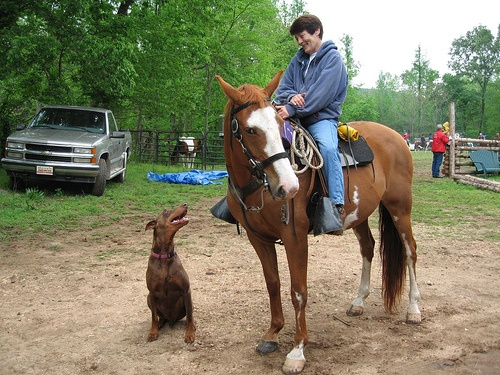
#> input picture 01.基础知识/08.图片处理/data/02.jpg, 500 x 375 px, found by its file name
$ jupyter execute '01.基础知识.09.图片处理-02.滤波.ipynb'   (older library calls are emulated)
#> lines starting #> are read from the running program, lines starting #| are printed output that depends on the picture
图片处理之滤波
===

# 1.噪声

# 1.1.什么是噪声
如果你把图像看作信号，那么噪声就是干扰信号。我们在采集图像时可能因为各种各样的干扰而引入图像噪声。我们可以把图像看作一个函数，那么带有噪声的图像，就可以看作是原始图像函数与噪声函数相加的和。
$$f(x, y) = I(x, y) + noise$$

## 1.2.噪声的分类
基本上噪声分为高斯噪声和椒盐噪声
- 高斯噪声(Gaussian noise)是指它的概率密度函数服从高斯分布的一类噪声。如果一个噪声，它的幅度分布服从高斯分布，而它的功率谱密度又是均匀分布的，则称它为高斯白噪声。
- 椒盐噪声(salt and pepper noise)。因为图像的像素点由于噪声影响随机变成了黑点(dark spot)或白点(white spot)，很想外国的“胡椒”，胡椒是黑色的，盐是白色的

[cell 1]
import cv2
import matplotlib.pyplot as plt
import skimage.util as su

img = cv2.imread("Images/01/09/02.jpg")
#> img is the input picture: shape (375, 500, 3); mean B, G, R 101, 127.1, 128.4
img = cv2.cvtColor(img, cv2.COLOR_BGR2RGB)
row, column, channel = img.shape
#> row = 375; column = 500; channel = 3

plt.figure(figsize=(10,5), facecolor='w')
plt.subplot(2, 3, 1)
plt.imshow(img)

plt.subplot(2, 3, 2)
plt.imshow(su.random_noise(img, mode='gaussian'))

plt.subplot(2, 3, 3)
plt.imshow(su.random_noise(img, mode='salt', amount=0.05))

plt.subplot(2, 3, 4)
plt.imshow(su.random_noise(img, mode='pepper', amount=0.01))

plt.subplot(2, 3, 5)
plt.imshow(su.random_noise(img, mode='s&p'))

plt.subplot(2, 3, 6)
plt.imshow(su.random_noise(img, mode='speckle'))

# 2.高斯滤波 - 去除噪声
高斯滤波器是一种可以使图像平滑的滤波器，用于去除噪声。可用于去除噪声的滤波器还有中值滤波器，平滑滤波器、LoG滤波器

高斯滤波器将重心像素周围的像素按照高斯分布加权平均进行平滑化。这样的（二维）权值通常被称为卷积核或者滤波器。但是，由于图像的长宽可能不是滤波器大小的整数倍，因此我们需要在图像的边缘补0。这种方法称作Zero Padding。并且权值（卷积核）要进行归一化操作($\sum g = 1$)。权值$g(x,y,s)=\frac{1}{s \times \sqrt{2\pi} \times e^{-\frac{x^2+y^2}{2 \times s^2}}}$

标准差s=1.3的8近邻高斯滤波器如下
$$
K=\frac{1}{16} \times \begin{bmatrix}
1&2&1 \\
2&4&2 \\
1&2&1
\end{bmatrix}
$$

[cell 2]
import cv2
import matplotlib.pyplot as plt
import skimage.util as su
import numpy as np


img = cv2.imread("Images/01/09/02.jpg")
img = cv2.cvtColor(img, cv2.COLOR_BGR2RGB)

def gaussian_filter(img, K_Size = 3, sigma=1.3):
#> called with K_Size = 3, sigma = 1.3
    if len(img.shape) == 3:
        H, W, C = img.shape
#> H = 375; W = 500; C = 3
    else:
        img = np.expand_dims(img, axis=-1)
        H, W, C = img.shape

	## Zero padding
    pad = K_Size // 2
    out_filter = np.zeros((H + pad * 2, W + pad * 2, C), dtype=np.float)
    out_filter[pad: pad + H, pad: pad + W] = img.copy().astype(np.float)

    ## prepare Kernel
    K = np.zeros((K_Size, K_Size), dtype=np.float)
    for x in range(-pad, -pad + K_Size):
        for y in range(-pad, -pad + K_Size):
            K[y + pad, x + pad] = np.exp( -(x ** 2 + y ** 2) / (2 * (sigma ** 2)))
    K /= (2 * np.pi * sigma * sigma)
    K /= K.sum()

    tmp = out_filter.copy()

    # filtering
    for y in range(H):
        for x in range(W):
            for c in range(C):
                out_filter[pad + y, pad + x, c] = np.sum(K * tmp[y: y + K_Size, x: x + K_Size, c])
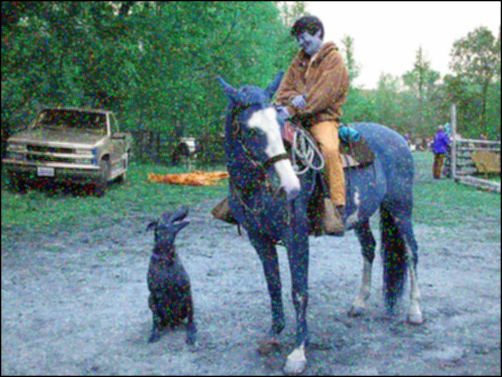
#> out_filter: shape (377, 502, 3) float64; mean of channels 0, 1, 2 133.1, 131.9, 107.3; drawn as B, G, R
    out_filter = np.clip(out_filter, 0, 255)
    out_filter = out_filter[pad: pad + H, pad: pad + W].astype(np.uint8)
#> out_filter: shape (375, 500, 3)

    return out_filter

plt.figure(figsize=(10,5), facecolor='w')
plt.subplot(1, 3, 1)
plt.imshow(img)

plt.subplot(1, 3, 2)
out = su.random_noise(img, mode='salt')
plt.imshow(out)

out_filter = gaussian_filter(out * 255)
plt.subplot(1, 3, 3)
plt.imshow(out_filter)

# 3.中值滤波
中值滤波器是一种可以使图像平滑的滤波器。这种滤波器用滤波器范围内(3x3)像素点的中值进行滤波，在这里也采用Zero Padding

[cell 3]
import cv2
import matplotlib.pyplot as plt
import skimage.util as su
import numpy as np


img = cv2.imread("Images/01/09/02.jpg")
img = cv2.cvtColor(img, cv2.COLOR_BGR2RGB)

def median_filter(img, K_Size = 3):
#> called with K_Size = 3
    H, W, C = img.shape
#> H = 375; W = 500; C = 3

    ## Zero padding
    pad = K_Size // 2
    out = np.zeros((H + pad*2, W + pad*2, C), dtype=np.float)
    out[pad:pad+H, pad:pad+W] = img.copy().astype(np.float)
#> out: shape (377, 502, 3) float64

    tmp = out.copy()

    # filtering
    for y in range(H):
        for x in range(W):
            for c in range(C):
                out[pad+y, pad+x, c] = np.median(tmp[y:y+K_Size, x:x+K_Size, c])
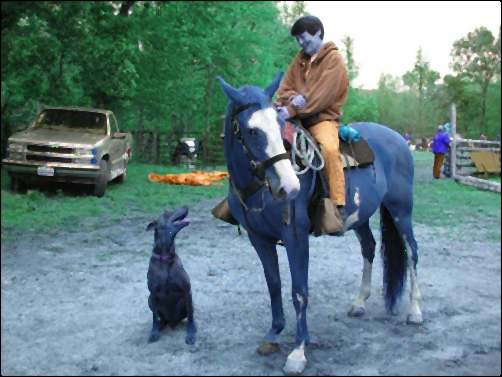
#> out: shape (377, 502, 3) float64; mean of channels 0, 1, 2 128.3, 127, 101; drawn as B, G, R

    out = out[pad:pad+H, pad:pad+W].astype(np.uint8)
#> out: shape (375, 500, 3)

    return out

plt.figure(figsize=(10,5), facecolor='w')
plt.subplot(1, 3, 1)
plt.imshow(img)

plt.subplot(1, 3, 2)
out = su.random_noise(img, mode='salt')
plt.imshow(out)

out_filter = median_filter(out * 255)
plt.subplot(1, 3, 3)
plt.imshow(out_filter)

# 4.均值滤波器
均值滤波器是一种可以使图像平滑的滤波器。这种滤波器用滤波器范围内(3x3)像素点的均值进行滤波，在这里也采用Zero Padding

[cell 4]
import cv2
import matplotlib.pyplot as plt
import numpy as np


img = cv2.imread("Images/01/09/02.jpg")
img = cv2.cvtColor(img, cv2.COLOR_BGR2RGB)

def mean_filter(img, K_Size = 3):
#> called with K_Size = 3
    H, W, C = img.shape
#> H = 375; W = 500; C = 3

    ## Zero padding
    pad = K_Size // 2
    out = np.zeros((H + pad*2, W + pad*2, C), dtype=np.float)
    out[pad:pad+H, pad:pad+W] = img.copy().astype(np.float)
#> out: shape (377, 502, 3) float64

    tmp = out.copy()

    # filtering
    for y in range(H):
        for x in range(W):
            for c in range(C):
                out[pad+y, pad+x, c] = np.mean(tmp[y:y+K_Size, x:x+K_Size, c])

    out = out[pad:pad+H, pad:pad+W].astype(np.uint8)
#> out: shape (375, 500, 3)

    return out

plt.figure(figsize=(10,5), facecolor='w')
plt.subplot(1, 2, 1)
plt.imshow(img)

out_filter = mean_filter(img)
plt.subplot(1, 2, 2)
plt.imshow(out_filter)

# 5.Motion滤波

Motion Filter取对角线方向的像素的平均值，卷积核为$\begin{bmatrix}
\frac{1}{3}&0&0 \\
0&\frac{1}{3}&0 \\
0&0&\frac{1}{3}
\end{bmatrix}$

[cell 5]
import cv2
import matplotlib.pyplot as plt
import numpy as np


img = cv2.imread("Images/01/09/02.jpg")
img = cv2.cvtColor(img, cv2.COLOR_BGR2RGB)

def motion_filter(img, K_Size = 3):
#> called with K_Size = 3
    H, W, C = img.shape
#> H = 375; W = 500; C = 3

    K = np.diag([1] * K_Size).astype(np.float)
    K /= K_Size

    ## Zero padding
    pad = K_Size // 2
    out = np.zeros((H + pad*2, W + pad*2, C), dtype=np.float)
    out[pad:pad+H, pad:pad+W] = img.copy().astype(np.float)

    tmp = out.copy()

    # filtering
    for y in range(H):
        for x in range(W):
            for c in range(C):
                out[pad+y, pad+x, c] = np.sum(K * tmp[y:y+K_Size, x:x+K_Size, c])
#> out: shape (377, 502, 3) float64

    out = out[pad:pad+H, pad:pad+W].astype(np.uint8)
#> out: shape (375, 500, 3)

    return out

plt.figure(figsize=(10,5), facecolor='w')
plt.subplot(1, 2, 1)
plt.imshow(img)

out_filter = motion_filter(img)
plt.subplot(1, 2, 2)
plt.imshow(out_filter)

# 6.MAX-MIN滤波器

MAX-MIN滤波器使用网格内像素的最大值和最小值的差值对网格内像素重新赋值。

通常用于边缘检测。边缘检测用于检测图像中的线。像这样提取图像中的信息的操作被称为特征提取。边缘检测通常在灰度图像上进行

[cell 6]
import cv2
import numpy as np
import matplotlib.pyplot as plt

# Read image
img = cv2.imread("Images/01/09/02.jpg")

b = img[:, :, 0].copy()
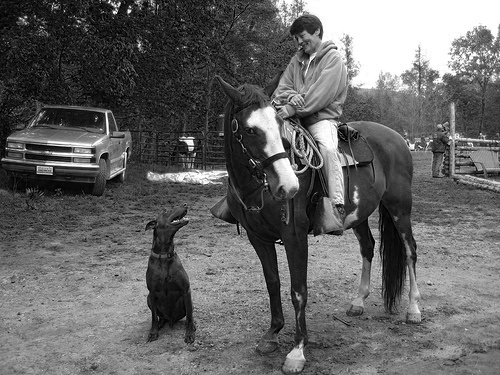
#> b: shape (375, 500); min 0, max 255, mean 101
g = img[:, :, 1].copy()
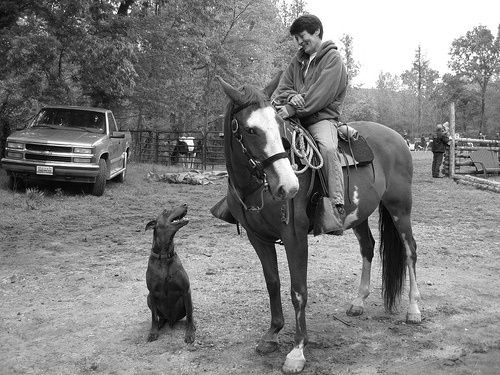
#> g: shape (375, 500); min 0, max 255, mean 127.1
r = img[:, :, 2].copy()
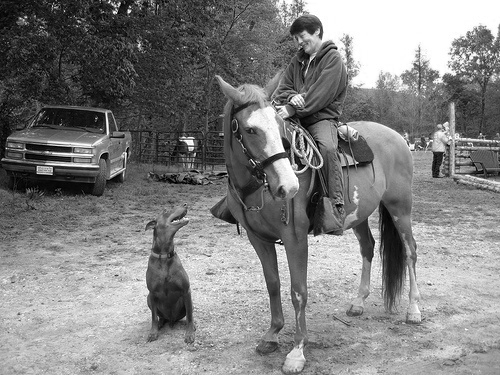
#> r: shape (375, 500); min 0, max 255, mean 128.4

# Gray scale
out = 0.2126 * r + 0.7152 * g + 0.0722 * b
#> out: shape (375, 500) float64
out = out.astype(np.uint8)

def max_min_filter(img, K_size=3):
#> called with K_size = 3
	H, W = img.shape

	## Zero padding
	pad = K_size // 2
	out = np.zeros((H + pad * 2, W + pad * 2), dtype=np.float)
	out[pad: pad + H, pad: pad + W] = img.copy().astype(np.float)
#> out: shape (377, 502) float64
	tmp = out.copy()

	# filtering
	for y in range(H):
		for x in range(W):
			out[pad + y, pad + x] = np.max(tmp[y: y + K_size, x: x + K_size]) - np.min(tmp[y: y + K_size, x: x + K_size])
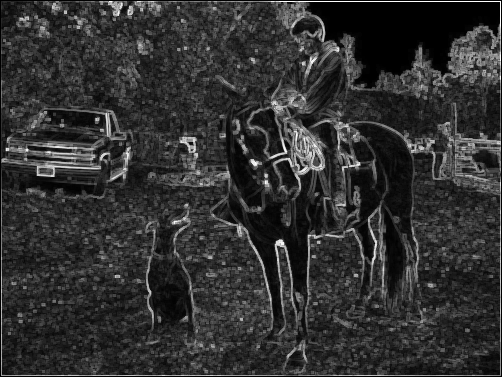
#> out: shape (377, 502) float64; min 0, max 254, mean 48.9

	out = out[pad: pad + H, pad: pad + W].astype(np.uint8)
#> out: shape (375, 500)

	return out

plt.figure(figsize=(10,5), facecolor='w')
plt.subplot(1, 3, 1)
show_img1 = cv2.cvtColor(img, cv2.COLOR_BGR2RGB)
plt.imshow(show_img1)

plt.subplot(1, 3, 2)
show_img2 = cv2.cvtColor(out, cv2.COLOR_BGR2RGB)
plt.imshow(show_img2)

plt.subplot(1, 3, 3)
out = max_min_filter(out)
show_img2 = cv2.cvtColor(out, cv2.COLOR_BGR2RGB)
plt.imshow(show_img2)

# 7.微分滤波器
微分滤波器对图像亮度急剧变化的边缘有提取效果，可以获得邻接像素的差值。纵向使用$\begin{bmatrix}
0&-1&0 \\
0&1&0 \\
0&0&0
\end{bmatrix}$，横向使用$\begin{bmatrix}
0&0&0 \\
-1&1&0 \\
0&0&0
\end{bmatrix}$

[cell 7]
import matplotlib.pyplot as plt
import numpy as np
import cv2

image = cv2.imread("Images/01/09/02.jpg")

b = image[:, :, 0].copy()
g = image[:, :, 1].copy()
r = image[:, :, 2].copy()
gray = 0.2126 * r + 0.7152 * g + 0.0722 * b
gray = gray.astype(np.uint8)

#region filter
H,W = gray.shape
k_size = 3
pad = k_size//2
out = np.zeros((H + pad * 2, W + pad * 2), dtype=np.float)
out[pad : pad + H, pad : pad + W] = gray.copy().astype(np.float)
tmp = out.copy()

out_v = out.copy()
out_h = out.copy()

kv = [[0., -1., 0.], [0., 1., 0.], [0., 0., 0.]]
kh = [[0., 0., 0.], [-1., 1., 0.], [0., 0., 0.]]

for y in range(H):
    for x in range(W):
        out_v[pad + y, pad + x] = np.sum(kv * (tmp[y : y+k_size, x : x+k_size]))
        out_h[pad + y, pad + x] = np.sum(kh * (tmp[y : y+k_size, x : x+k_size]))

out_v = np.clip(out_v, 0, 255)
out_h = np.clip(out_h, 0, 255)

out_v = out_v[pad: pad + H, pad: pad + W].astype(np.uint8)
#> out_v: shape (375, 500)
out_h = out_h[pad: pad + H, pad: pad + W].astype(np.uint8)
#> out_h: shape (375, 500)
#endregion filter

plt.figure(figsize=(10,8), facecolor='white')
plt.subplot(1,4,1)
plt.imshow(cv2.cvtColor(image, cv2.COLOR_BGR2RGB))

plt.subplot(1,4,2)
plt.imshow(cv2.cvtColor(gray, cv2.COLOR_BGR2RGB))

plt.subplot(1,4,3)
plt.imshow(cv2.cvtColor(out_h, cv2.COLOR_BGR2RGB))

plt.subplot(1,4,4)
plt.imshow(cv2.cvtColor(out_v, cv2.COLOR_BGR2RGB))

# 8.Sobel滤波器

Sobel滤波器可以提取特定方向的边缘，定义如下：

纵向$\begin{bmatrix}
1&2&1 \\
0&0&0 \\
-1&-2&-1
\end{bmatrix}$，横向$\begin{bmatrix}
1&0&-1 \\
2&0&-2 \\
1&0&-1
\end{bmatrix}$

[cell 8]
import matplotlib.pyplot as plt
import numpy as np
import cv2

image = cv2.imread("Images/01/09/02.jpg")

b = image[:, :, 0].copy()
g = image[:, :, 1].copy()
r = image[:, :, 2].copy()
gray = 0.2126 * r + 0.7152 * g + 0.0722 * b
gray = gray.astype(np.uint8)

#region filter
H,W = gray.shape
k_size = 3
pad = k_size//2
out = np.zeros((H + pad * 2, W + pad * 2), dtype=np.float)
out[pad : pad + H, pad : pad + W] = gray.copy().astype(np.float)
tmp = out.copy()

out_v = out.copy()
out_h = out.copy()

kv = [[1., 2., 1.], [0., 0., 0.], [-1., -2., -1.]]
kh = [[1., 0., -1.], [2., 0., -2.], [1., 0., -1.]]

for y in range(H):
    for x in range(W):
        out_v[pad + y, pad + x] = np.sum(kv * (tmp[y : y+k_size, x : x+k_size]))
        out_h[pad + y, pad + x] = np.sum(kh * (tmp[y : y+k_size, x : x+k_size]))
#> out_h: shape (377, 502) float64
#> out_v: shape (377, 502) float64

out_v = np.clip(out_v, 0, 255)
out_h = np.clip(out_h, 0, 255)

out_v = out_v[pad: pad + H, pad: pad + W].astype(np.uint8)
#> out_v: shape (375, 500)
out_h = out_h[pad: pad + H, pad: pad + W].astype(np.uint8)
#> out_h: shape (375, 500)
#endregion filter

plt.figure(figsize=(10,8), facecolor='white')
plt.subplot(1,4,1)
plt.imshow(cv2.cvtColor(image, cv2.COLOR_BGR2RGB))

plt.subplot(1,4,2)
plt.imshow(cv2.cvtColor(gray, cv2.COLOR_BGR2RGB))

plt.subplot(1,4,3)
plt.imshow(cv2.cvtColor(out_h, cv2.COLOR_BGR2RGB))

plt.subplot(1,4,4)
plt.imshow(cv2.cvtColor(out_v, cv2.COLOR_BGR2RGB))
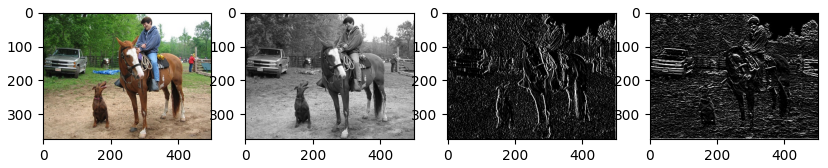
#> figure drawn by matplotlib, 4 panels

# 9.Prewitt滤波器

Prewitt滤波器适用于边缘检测的一种滤波器，定义如下:

纵向$\begin{bmatrix}
-1&-1&-1 \\
0&0&0 \\
1&1&1
\end{bmatrix}$，横向$\begin{bmatrix}
-1&0&-1 \\
-1&0&1 \\
-1&0&1
\end{bmatrix}$

[cell 9]
import matplotlib.pyplot as plt
import numpy as np
import cv2

image = cv2.imread("Images/01/09/02.jpg")

b = image[:, :, 0].copy()
g = image[:, :, 1].copy()
r = image[:, :, 2].copy()
gray = 0.2126 * r + 0.7152 * g + 0.0722 * b
gray = gray.astype(np.uint8)

#region filter
H,W = gray.shape
k_size = 3
pad = k_size//2
out = np.zeros((H + pad * 2, W + pad * 2), dtype=np.float)
out[pad : pad + H, pad : pad + W] = gray.copy().astype(np.float)
tmp = out.copy()

out_v = out.copy()
out_h = out.copy()

kv = [[-1., -1., -1.], [0., 0., 0.], [1., 1., 1.]]
kh = [[-1., 0., -1.], [-1., 0., 1.], [-1., 0., 1.]]

for y in range(H):
    for x in range(W):
        out_v[pad + y, pad + x] = np.sum(kv * (tmp[y : y+k_size, x : x+k_size]))
        out_h[pad + y, pad + x] = np.sum(kh * (tmp[y : y+k_size, x : x+k_size]))
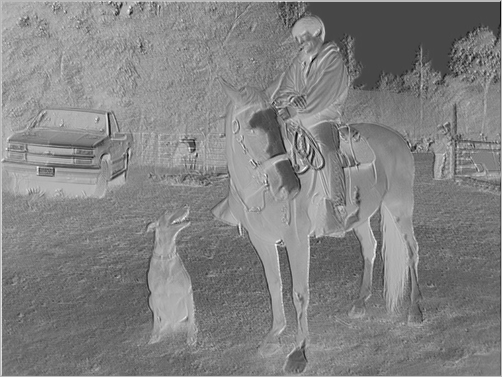
#> out_h: shape (377, 502) float64; min -827, max 309, mean -246.2; drawn with min black and max white
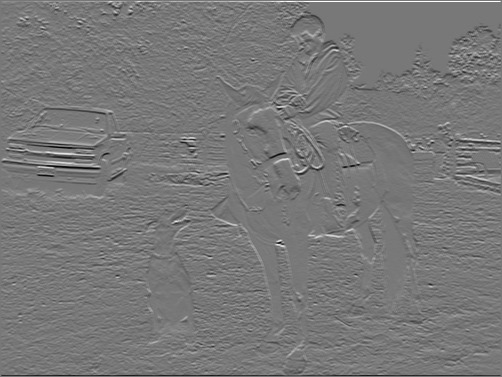
#> out_v: shape (377, 502) float64; min -683, max 762, mean -0.1; drawn with min black and max white

out_v = np.clip(out_v, 0, 255)
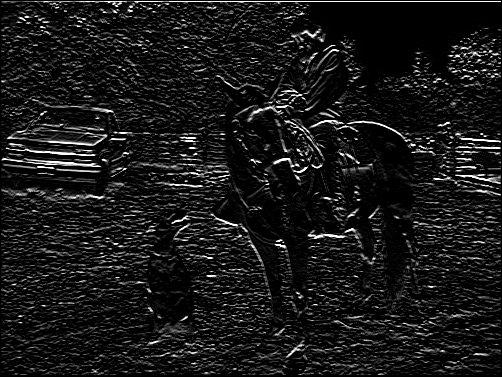
#> out_v: shape (377, 502) float64; min 0, max 255, mean 23.9
out_h = np.clip(out_h, 0, 255)

out_v = out_v[pad: pad + H, pad: pad + W].astype(np.uint8)
out_h = out_h[pad: pad + H, pad: pad + W].astype(np.uint8)
#endregion filter

plt.figure(figsize=(10,8), facecolor='white')
plt.subplot(1,4,1)
plt.imshow(cv2.cvtColor(image, cv2.COLOR_BGR2RGB))

plt.subplot(1,4,2)
plt.imshow(cv2.cvtColor(gray, cv2.COLOR_BGR2RGB))

plt.subplot(1,4,3)
plt.imshow(cv2.cvtColor(out_h, cv2.COLOR_BGR2RGB))

plt.subplot(1,4,4)
plt.imshow(cv2.cvtColor(out_v, cv2.COLOR_BGR2RGB))

# 10.Laplacian滤波器

Laplacian滤波器是对图像亮度进行二次微分从而检测边缘的滤波器。由于数字图像是离散的，x方向和y方向的一次微分分别按照以下式子计算

$I_x(x,y)=\frac{I(x+1,y)-I(x,y)}{(x+1)-x}=I(x+1,y)-I(x,y)I_y(x,y)=\frac{I(x,y+1)-I(x,y)}{(y+1)-y}=I(x,y+1)-I(x,y)$

因此二次微分按照以下式子计算

$I_{xx}(x,y)=\frac{I_x(x,y)-I_x(x-1,y)}{(x+1)-x}=I_x(x,y)-I_x(x-1,y)=[I(x+1,y)-I(x,y)]-[I(x,y)-I(x-1,y)]=I(x+1,y) - 2\cdot I(x,y) + I(x-1,y)$

同理$I_{yy}(x,y)=I(x,y+1)-2\cdot I(x,y)+I(x,y-1)$,特此，Laplacian表达式如下：

\begin{align*}
&\nabla^2\ I(x,y)\
=&I_{xx}(x,y)+I_{yy}(x,y)\
=&I(x-1,y) + I(x,y-1) - 4 * I(x,y) + I(x+1,y) + I(x,y+1)
\end{align*}

那么卷积核就是$K=\begin{bmatrix}
0&1&0 \\
1&-4&1 \\
0&1&0
\end{bmatrix}$

[cell 10]
import matplotlib.pyplot as plt
import numpy as np
import cv2

image = cv2.imread("Images/01/09/02.jpg")

b = image[:, :, 0].copy()
g = image[:, :, 1].copy()
r = image[:, :, 2].copy()
gray = 0.2126 * r + 0.7152 * g + 0.0722 * b
gray = gray.astype(np.uint8)

#region filter
H,W = gray.shape
k_size = 3
pad = k_size//2
out = np.zeros((H + pad * 2, W + pad * 2), dtype=np.float)
out[pad : pad + H, pad : pad + W] = gray.copy().astype(np.float)
tmp = out.copy()

k = [[0., 1., 0.], [1., -4., 1.], [0., 1., 0.]]

for y in range(H):
    for x in range(W):
        out[pad + y, pad + x] = np.sum(k * (tmp[y : y+k_size, x : x+k_size]))

out = np.clip(out, 0, 255)

out = out[pad: pad + H, pad: pad + W].astype(np.uint8)
#endregion filter

plt.figure(figsize=(10,8), facecolor='white')
plt.subplot(1,3,1)
plt.imshow(cv2.cvtColor(image, cv2.COLOR_BGR2RGB))

plt.subplot(1,3,2)
plt.imshow(cv2.cvtColor(gray, cv2.COLOR_BGR2RGB))

plt.subplot(1,3,3)
plt.imshow(cv2.cvtColor(out, cv2.COLOR_BGR2RGB))

# 11.Emboss滤波器

Emboss滤波器可以使物体轮廓更加清晰，卷积核是$K=\begin{bmatrix}
-2&-1&0 \\
-1&1&1 \\
0&1&2
\end{bmatrix}$

[cell 11]
import matplotlib.pyplot as plt
import numpy as np
import cv2

image = cv2.imread("Images/01/09/02.jpg")

b = image[:, :, 0].copy()
g = image[:, :, 1].copy()
r = image[:, :, 2].copy()
gray = 0.2126 * r + 0.7152 * g + 0.0722 * b
gray = gray.astype(np.uint8)

#region filter
H,W = gray.shape
k_size = 3
pad = k_size//2
out = np.zeros((H + pad * 2, W + pad * 2), dtype=np.float)
out[pad : pad + H, pad : pad + W] = gray.copy().astype(np.float)
tmp = out.copy()

k = [[-2., -1., 0.], [-1., 1., 1.], [0., 1., 2.]]

for y in range(H):
    for x in range(W):
        out[pad + y, pad + x] = np.sum(k * (tmp[y : y+k_size, x : x+k_size]))

out = np.clip(out, 0, 255)

out = out[pad: pad + H, pad: pad + W].astype(np.uint8)
#endregion filter

plt.figure(figsize=(10,8), facecolor='white')
plt.subplot(1,3,1)
plt.imshow(cv2.cvtColor(image, cv2.COLOR_BGR2RGB))

plt.subplot(1,3,2)
plt.imshow(cv2.cvtColor(gray, cv2.COLOR_BGR2RGB))

plt.subplot(1,3,3)
plt.imshow(cv2.cvtColor(out, cv2.COLOR_BGR2RGB))

# 12.LoG滤波器

LoG(Laplacian of Gaussian)即高斯-拉普拉斯的缩写，使用高斯滤波器使图像平滑之后再使用拉普拉斯滤波器使图像轮廓更加清晰

为了防止拉普拉斯滤波器计算二次微分会使得图像噪声更加明显，所以我们首先使用高斯滤波器来抑制噪声，式子如下

$\begin{align*}
\text{LoG}(x,y)=\frac{x^2 + y^2 - s^2}{2 \cdot \pi \cdot s^6} \cdot e^{-\frac{x^2+y^2}{2\cdot s^2}}
\end{align*}$

[cell 12]
import matplotlib.pyplot as plt
import numpy as np
import cv2

image = cv2.imread("Images/01/09/02.jpg")

b = image[:, :, 0].copy()
g = image[:, :, 1].copy()
r = image[:, :, 2].copy()
gray = 0.2126 * r + 0.7152 * g + 0.0722 * b
gray = gray.astype(np.uint8)

#region filter
H,W = gray.shape
k_size = 5
sigma = 3
pad = k_size//2
out = np.zeros((H + pad * 2, W + pad * 2), dtype=np.float)
out[pad : pad + H, pad : pad + W] = gray.copy().astype(np.float)
tmp = out.copy()

k = np.zeros((k_size, k_size), dtype=np.float)
for x in range(-pad, -pad + k_size):
    for y in range(-pad, -pad + k_size):
        k[y + pad, x + pad] = (x ** 2 + y ** 2 - sigma ** 2) * np.exp(-(x ** 2 + y ** 2) / (2 * (sigma ** 2)))

k /= (2 * np.pi * (sigma ** 6))
k /= k.sum()

for y in range(H):
    for x in range(W):
        out[pad + y, pad + x] = np.sum(k * (tmp[y : y+k_size, x : x+k_size]))

out = np.clip(out, 0, 255)

out = out[pad: pad + H, pad: pad + W].astype(np.uint8)
#endregion filter

plt.figure(figsize=(10,8), facecolor='white')
plt.subplot(1,3,1)
plt.imshow(cv2.cvtColor(image, cv2.COLOR_BGR2RGB))

plt.subplot(1,3,2)
plt.imshow(cv2.cvtColor(gray, cv2.COLOR_BGR2RGB))

plt.subplot(1,3,3)
plt.imshow(cv2.cvtColor(out, cv2.COLOR_BGR2RGB))
